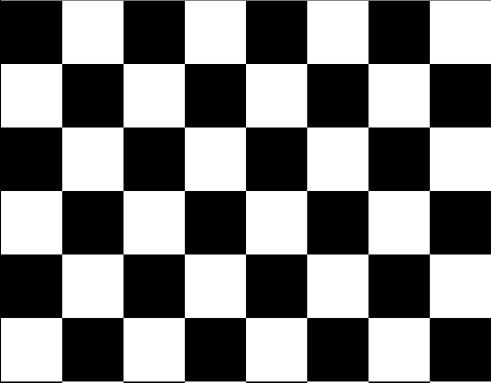
//> input picture Data/cornerdetector1.PNG, 491 x 383 px
$ ./sub_pixel   (built with g++ and OpenCV 4)
//> lines starting //> are read from the running program, lines starting //| are printed output that depends on the picture; after the words box and inside, x2 and y2 are one past the last pixel; in counts of white or black regions, pixels touching at a corner belong together
//包含头文件和命名空间
#include <opencv2/opencv.hpp>
#include <iostream>
using namespace std;
using namespace cv;
//全局变量声明
Mat srcImage, grayImage, resultImage;
int num_corners = 23;
int max_corners = 255;
const char* source_win = "亚像素级角点";
//随机数产生器
RNG rng(12345);
//函数声明
void cornersubPix_demo(int, void*);
//主函数
int main(int argc, char** argv) {
	//读取图像
	srcImage = imread("cornerdetector1.PNG");
//> srcImage is the input picture: 383 rows x 491 cols, CV_8UC3; min 0, max 255, mean 127.2
	if (srcImage.empty()) {
		cout << "could not load image..\n" << endl;
		return -1;
	}
	//创建窗口
	namedWindow("srcImage", WINDOW_AUTOSIZE);
	//显示原图像
	imshow("srcImage", srcImage);
	//把原图像转换成灰度图
	cvtColor(srcImage, grayImage, COLOR_BGR2GRAY);
	//创建窗口
	namedWindow(source_win, WINDOW_AUTOSIZE);
	//创建滚动条
	createTrackbar("num corners", source_win, &num_corners, max_corners, cornersubPix_demo);
	//初始化
	cornersubPix_demo(0, 0);
	//等待有键按下
	waitKey(0);
	return 0;
}
//函数定义
void cornersubPix_demo(int, void*) {
	//如果角点小于1，按1输出
	if (num_corners < 1) { num_corners = 1; }
	//参数赋值
	vector<Point2f> corners;
	double qualityLevel = 0.01;
	double minDistance = 10;
	int blockSize = 3;
	bool useHarrisDetector = false;
	double k = 0.04;
	//克隆
	resultImage = srcImage.clone();
	//进行角点检测
	goodFeaturesToTrack(grayImage,
		corners,
		num_corners,
		qualityLevel,
		minDistance,
		Mat(),
		blockSize,
		useHarrisDetector,
		k);
//> corners = 23 Points (x, y), first 12: [246, 64], [246, 318], [246, 191], [184, 64], [185, 191], [184, 318], [430, 63], [430, 190], [307, 318], [430, 317], [307, 64], [62, 64]
	//输出检测到的角点的数量
	cout << "Number of corners detected: " << corners.size() << endl;
//| Number of corners detected: 23
	//绘制出被检测的角点
	for (size_t i = 0; i < corners.size(); i++) {
		circle(resultImage, corners[i], 4, Scalar(rng.uniform(0, 255), rng.uniform(0, 255), rng.uniform(0, 255)), 2, 8, 0);
	}
//> this loop made 23 passes
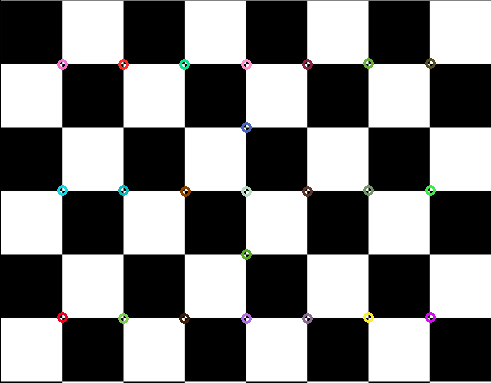
//> resultImage: 383 rows x 491 cols, CV_8UC3; 0.83% of pixels changed, all inside (x1, y1, x2, y2) = (57, 58, 436, 324)
	//显示角点检测的结果
	imshow(source_win, resultImage);
	//参数设置
	Size winSize = Size(5, 5);
	Size zeroZone = Size(-1, -1);
	TermCriteria criteria = TermCriteria(TermCriteria::EPS + TermCriteria::MAX_ITER, 40, 0.001);
	//计算亚像素级角点位置
	cornerSubPix(grayImage, corners, winSize, zeroZone, criteria);
//> corners = 23 Points (x, y), first 12: [245.5, 63.49], [245.5, 317.5], [245.5, 190.5], [184.4, 63.5], [184.4, 190.5], [184.4, 317.5], [429.4, 63.5], [429.4, 190.5], [306.6, 317.5], [429.4, 317.5], [306.6, 63.49], [61.64, 63.5]
	//输出精准角点坐标信息
	for (int i = 0; i < corners.size(); i++) {
		cout << "["<<i<<"]" << "号角点坐标：" << "("<<corners[i].x<<", "<<corners[i].y<<")" << endl;
	}
}
